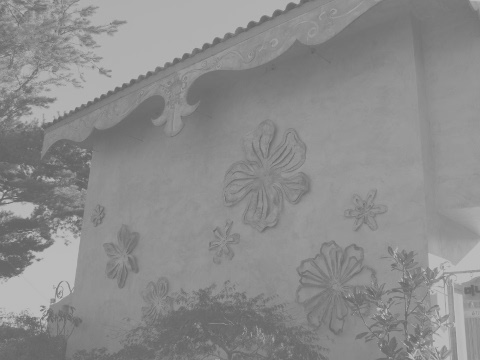
#> input picture img/abnormal.jpg, 480 x 360 px, found by its file name
$ python hist_normalize.py
#> lines starting #> are read from the running program, lines starting #| are printed output that depends on the picture
"""
opencv

출처

제목: 파이썬으로 만드는 OpenCV 프로젝트
저자: 이세우
출판: 프로그래밍인사이트
"""
"""
요약

[예제 4-27] 히스토그램 정규화
"""
import cv2
import numpy as np
import matplotlib.pyplot as plt

img = cv2.imread(filename="../img/abnormal.jpg", flags=cv2.IMREAD_GRAYSCALE)
#> img is the input picture: shape (360, 480); min 96, max 194, mean 140.1

img_min = img.min()
#> img_min = 96
img_max = img.max()
#> img_max = 194

img_f = img.astype(np.float32)
img_norm = np.uint8((img_f - img_f.min()) * 255 / (img_f.max()-img_f.min()))
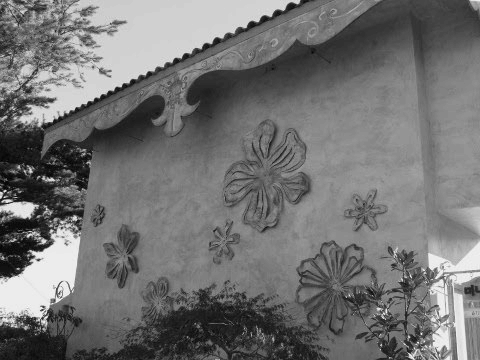
#> img_norm: shape (360, 480); min 0, max 255, mean 114.2
img_norm = img_norm.astype(np.uint8)

img_norm2 = cv2.normalize(src=img, dst=None, alpha=0, beta=255, norm_type=cv2.NORM_MINMAX)

hist = cv2.calcHist(images=[img], channels=[0], mask=None, histSize=[255], ranges=[0,255])
#> hist = 255 values, max 6600 at index 145, min 0 at index 0, mean 677.6
hist_norm = cv2.calcHist(images=[img_norm], channels=[0], mask=None, histSize=[255], ranges=[0,255])
#> hist_norm = 255 values, max 6600 at index 127, min 0 at index 1, mean 677.6
hist_norm2 = cv2.calcHist(images=[img_norm2], channels=[0], mask=None, histSize=[255], ranges=[0,255])
#> hist_norm2 = 255 values, max 6600 at index 128, min 0 at index 1, mean 677.6

cv2.imshow(winname="img:img_new", mat=np.hstack((img, img_norm, img_norm2)))
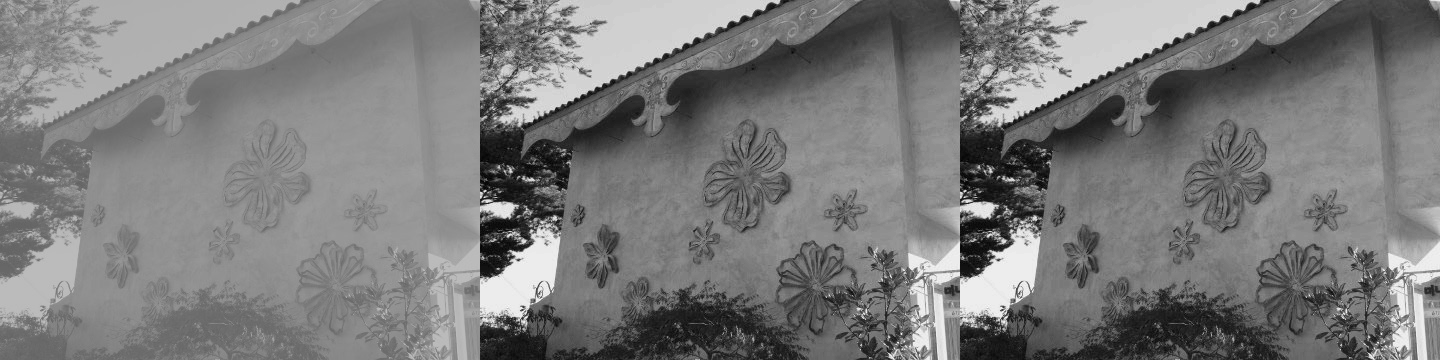
#> window 'img:img_new': shape (360, 1440); min 0, max 255, mean 123

plt.subplot(1,3,1)
plt.plot(hist)
plt.subplot(1,3,2)
plt.plot(hist_norm)
plt.subplot(1,3,3)
plt.plot(hist_norm2)
plt.show()
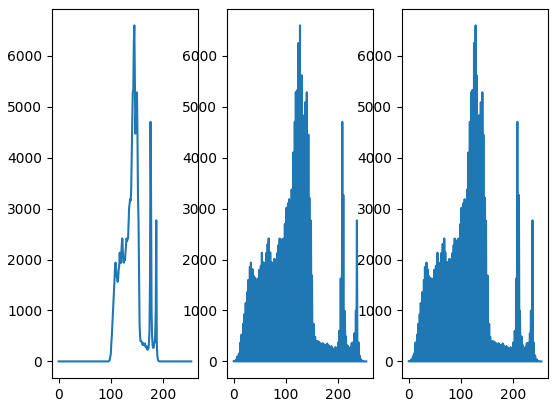
#> figure drawn by matplotlib, 3 panels; panel 1: curve peaks at x = 145, y = 6600; panel 2: curve peaks at x = 127, y = 6600; panel 3: curve peaks at x = 128, y = 6600

cv2.waitKey()
cv2.destroyAllWindows()
